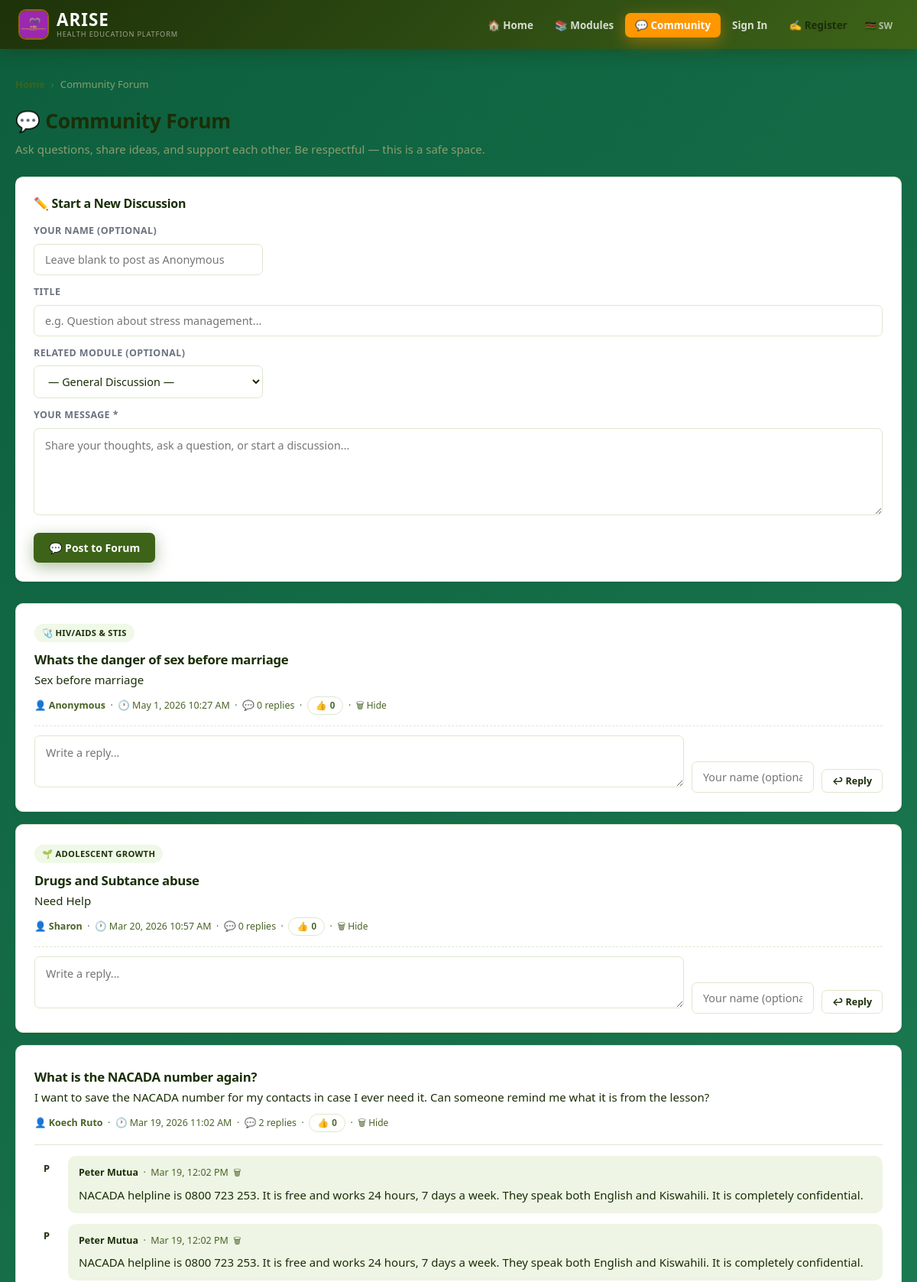
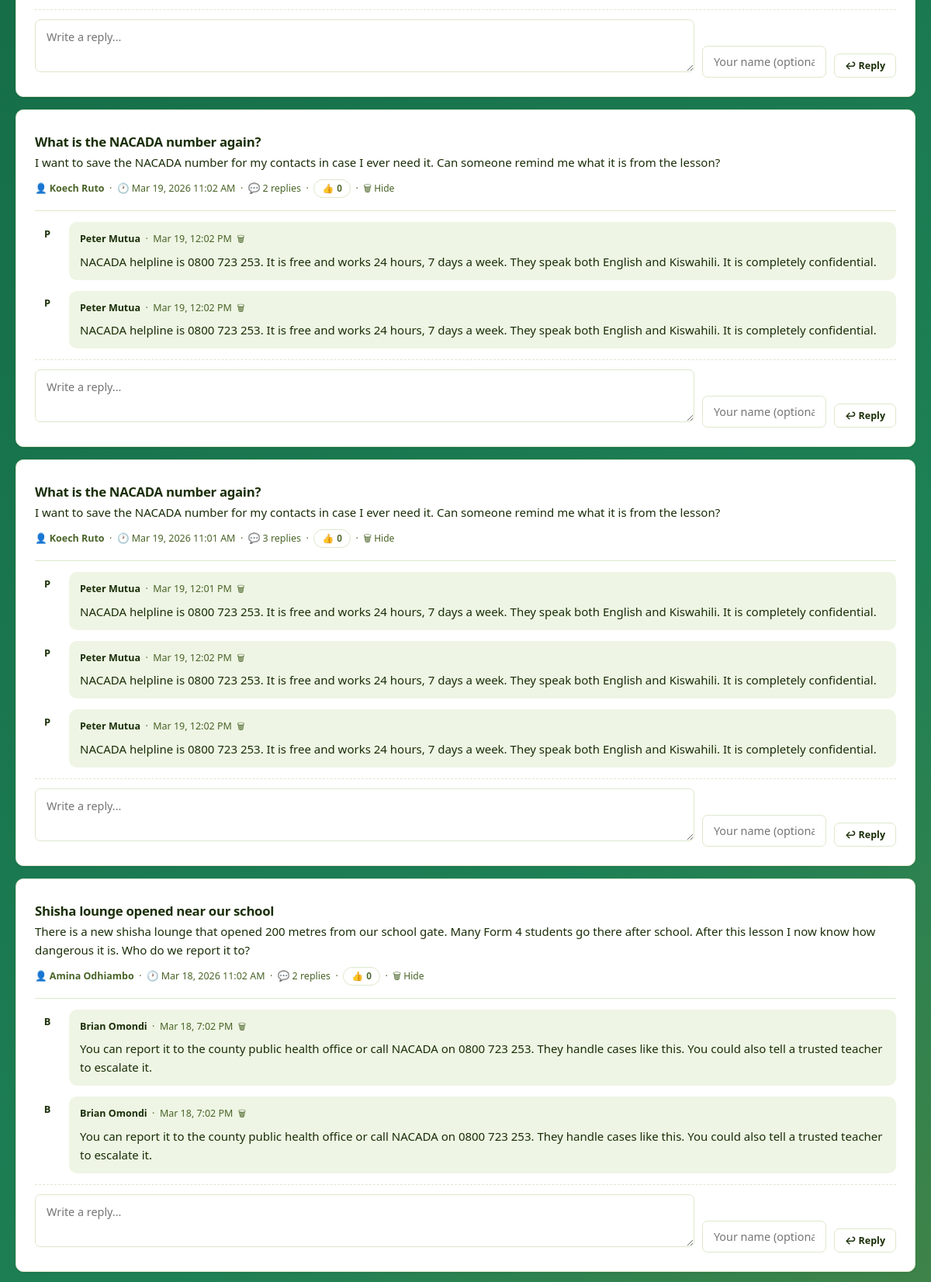
Page /?p=forum (signed in, upper part) on the committed database (2 pictures, top to bottom).
### tables this page shows
CREATE TABLE forum_posts (
    id INTEGER PRIMARY KEY AUTOINCREMENT,
    parent_id INTEGER DEFAULT NULL,
    student_id INTEGER,
    student_name TEXT NOT NULL,
    module_id INTEGER,
    title TEXT,
    body TEXT NOT NULL,
    is_pinned INTEGER DEFAULT 0,
    is_hidden INTEGER DEFAULT 0,
    created_at DATETIME DEFAULT CURRENT_TIMESTAMP
);

### includes/config.php (called while the page is built, shortened)
<?php
function db(): SQLite3 {
    static $db = null;
    if ($db === null) {
        $db = new SQLite3(DB_PATH);
        $db->enableExceptions(true);
        $db->exec('PRAGMA journal_mode=WAL');
        $db->exec('PRAGMA foreign_keys=ON');
    }
    return $db;
}
function getSessionHash(): string {
    $h = $_SESSION['arise_hash'];
    return $h;
}
function e(string $str): string {
    return htmlspecialchars($str, ENT_QUOTES, 'UTF-8');
}
function getStudentBySession(): ?array {
    $hash = getSessionHash();
    $stmt = db()->prepare('SELECT * FROM students WHERE session_hash = :hash AND is_active = 1');
    $stmt->bindValue(':hash', $hash);
    $row = $stmt->execute()->fetchArray(SQLITE3_ASSOC);
    $sid = (int)($_SESSION['arise_student_id'] ?? 0);
    if ($sid <= 0) $sid = (int)($_COOKIE['arise_uid'] ?? 0);
    return null;
}

### public/pages/forum.php (the view, shortened to what this page needs)
<?php
$student = getStudentBySession();
?>
<div class="container">
    <div class="breadcrumb">
        <a href="/arise/">Home</a> <span class="sep">›</span>
        <span>Community Forum</span>
    </div>
    <h1 class="page-title">💬 Community Forum</h1>
    <p class="text-muted" style="margin-top:-16px;margin-bottom:24px;">
        Ask questions, share ideas, and support each other. Be respectful — this is a safe space.
    </p>
    <div class="dp-card" style="border-left:4px solid var(--primary);margin-bottom:28px;">
        <h2 class="section-title">✏️ Start a New Discussion</h2>
        <form method="POST">
            <?php if (!$student): ?>
            <div style="margin-bottom:12px;">
                <label style="display:block;font-size:.78rem;font-weight:700;color:#6b7280;margin-bottom:6px;text-transform:uppercase;">Your Name (optional)</label>
                <input type="text" name="anon_name" placeholder="Leave blank to post as Anonymous" style="max-width:300px;">
            </div>
            <?php endif; ?>
            <div style="margin-bottom:12px;">
                <label style="display:block;font-size:.78rem;font-weight:700;color:#6b7280;margin-bottom:6px;text-transform:uppercase;">Title</label>
                <input type="text" name="post_title" placeholder="e.g. Question about stress management..." required>
            </div>
            <div style="margin-bottom:12px;">
                <label style="display:block;font-size:.78rem;font-weight:700;color:#6b7280;margin-bottom:6px;text-transform:uppercase;">Related Module (optional)</label>
                <select name="module_id" style="max-width:300px;">
                    <option value="">— General Discussion —</option>
                </select>
            </div>
            <div style="margin-bottom:16px;">
                <label style="display:block;font-size:.78rem;font-weight:700;color:#6b7280;margin-bottom:6px;text-transform:uppercase;">Your Message *</label>
                <textarea name="post_body" rows="4" placeholder="Share your thoughts, ask a question, or start a discussion..." required></textarea>
            </div>
            <button type="submit" class="btn btn-primary">💬 Post to Forum</button>
        </form>
    </div>
    <?php
    $threads = db()->query("SELECT fp.*,m.title AS module_title,m.icon AS module_icon,
        (SELECT COUNT(*) FROM forum_posts r WHERE r.parent_id=fp.id AND r.is_hidden=0) AS reply_count
        FROM forum_posts fp
        LEFT JOIN modules m ON fp.module_id=m.id
        WHERE fp.parent_id IS NULL AND fp.is_hidden=0
        ORDER BY fp.is_pinned DESC, fp.created_at DESC
        LIMIT 50");
    $threadList = [];
    while ($t = $threads->fetchArray(SQLITE3_ASSOC)) $threadList[] = $t;
    ?>
    <?php foreach($threadList as $thread):
        $replies = db()->query("SELECT * FROM forum_posts WHERE parent_id={$thread['id']} AND is_hidden=0 ORDER BY created_at ASC");
        $replyList = [];
        while ($r = $replies->fetchArray(SQLITE3_ASSOC)) $replyList[] = $r;
        $threadId = $thread['id'];
    ?>
    <div class="dp-card" style="margin-bottom:16px;<?= $thread['is_pinned']?'border-left:4px solid var(--accent);':'' ?>">
        <div style="display:flex;justify-content:space-between;align-items:flex-start;gap:10px;flex-wrap:wrap;">
            <div style="flex:1;">
                <?php if($thread['module_title']): ?>
                    <span class="badge badge-green" style="margin-bottom:6px;"><?= $thread['module_icon'] ?> <?= e($thread['module_title']) ?></span>
                <?php endif; ?>
                <h3 style="font-size:1.05rem;font-weight:700;margin:6px 0 4px;"><?= e($thread['title']?:'Discussion') ?></h3>
                <p style="margin:0 0 10px;line-height:1.6;"><?= nl2br(e($thread['body'])) ?></p>
                <div style="font-size:.78rem;color:var(--mid);">
                    👤 <strong><?= e($thread['student_name']) ?></strong>
                    &nbsp;·&nbsp; 🕐 <?= date('M j, Y g:i A', strtotime($thread['created_at'])) ?>
                    &nbsp;·&nbsp; 💬 <?= $thread['reply_count'] ?> repl<?= $thread['reply_count']!=1?'ies':'y' ?>
                    &nbsp;·&nbsp;
                    <?php
                    $upvotes = (int)db()->querySingle("SELECT COUNT(*) FROM forum_upvotes WHERE post_id=$threadId");
                    $myVote = db()->querySingle("SELECT id FROM forum_upvotes WHERE post_id=$threadId AND session_hash='".SQLite3::escapeString(getSessionHash())."'");
                    ?>
                    <button class="upvote-btn <?= $myVote?'voted':'' ?>" onclick="upvotePost(<?= $threadId ?>,this)" data-id="<?= $threadId ?>">
                      👍 <span class="uv-count"><?= $upvotes ?></span>
                    </button>
                    <?php if(isset($_SESSION['arise_admin_id'])): ?>
                        &nbsp;·&nbsp; <a href="/arise/?p=forum&hide=<?= $threadId ?>" style="color:var(--danger);font-size:.75rem;" onclick="return confirm('Hide this post?')">🗑 Hide</a>
                    <?php endif; ?>
                </div>
            </div>
        </div>
        <?php if (count($replyList) > 0): ?>
        <div style="margin-top:16px;padding-top:14px;border-top:1px solid var(--border);">
            <?php foreach($replyList as $reply): ?>
            <div style="display:flex;gap:12px;margin-bottom:14px;">
                <div style="width:32px;height:32px;background:var(--primary-light);border-radius:50%;display:flex;align-items:center;justify-content:center;font-size:.8rem;font-weight:700;color:var(--primary-dark);flex-shrink:0;">
                    <?= strtoupper(substr($reply['student_name'],0,1)) ?>
                </div>
                <div style="flex:1;background:var(--light);border-radius:10px;padding:12px 14px;">
                    <div style="font-size:.78rem;color:var(--mid);margin-bottom:6px;">
                        <strong style="color:var(--dark);"><?= e($reply['student_name']) ?></strong>
                        &nbsp;·&nbsp; <?= date('M j, g:i A', strtotime($reply['created_at'])) ?>
                        <?php if(isset($_SESSION['arise_admin_id'])): ?>
                            &nbsp;<a href="/arise/?p=forum&hide=<?= $reply['id'] ?>" style="color:var(--danger);font-size:.72rem;" onclick="return confirm('Hide?')">🗑</a>
                        <?php endif; ?>
                    </div>
                    <p style="margin:0;line-height:1.6;"><?= nl2br(e($reply['body'])) ?></p>
                </div>
            </div>
            <?php endforeach; ?>
        </div>
        <?php endif; ?>
        <div style="margin-top:14px;padding-top:12px;border-top:1px dashed var(--border);">
            <form method="POST" style="display:flex;gap:10px;align-items:flex-end;flex-wrap:wrap;">
                <div style="flex:1;min-width:200px;">
                    <textarea name="post_body" rows="2" placeholder="Write a reply..." required style="margin-bottom:0;"></textarea>
                </div>
                <?php if (!$student): ?>
                <input type="text" name="anon_name" placeholder="Your name (optional)" style="width:160px;">
                <?php endif; ?>
                <button type="submit" class="btn btn-secondary btn-sm">↩ Reply</button>
            </form>
        </div>
    </div>
    <?php endforeach; ?>
</div>

### public/css/style.css (style rules this page uses)
:root { --green: #3D6318; --green-dark: #2D4A12; --green-deeper:#1E3209; --green-mid: #4F7E20; --green-light: #D4EDAA; --green-pale: #F0F8E8; --orange: #FF9700; --orange-dark: #E07800; --orange-deeper:#B86200; --orange-light: #FFE4A3; --orange-pale: #FFF7E6; --blue: #1D4ED8; --blue-light: #DBEAFE; --blue-pale: #EFF6FF; --purple: #7C3AED; --purple-light:#EDE9FE; --purple-pale: #F5F3FF; --ok: #3D6318; --ok-l: #D4EDAA; --err: #DC2626; --err-l: #FEE2E2; --warn: #FF9700; --warn-l: #FFE4A3; --info: #1D4ED8; --info-l: #DBEAFE; --dark: #1A2E08; --dark-2: #2D4A12; --mid: #4A6428; --muted: #8A9E70; --border: #DDE8CC; --bg: #F7FAF2; --white: #FFFFFF; --light: #EEF5E4; --shadow: 0 1px 3px rgba(0,0,0,.07), 0 1px 2px rgba(0,0,0,.05); --shadow-md: 0 4px 16px rgba(61,99,24,.14), 0 2px 8px rgba(0,0,0,.06); --shadow-lg: 0 10px 40px rgba(61,99,24,.18), 0 4px 12px rgba(0,0,0,.08); --shadow-g: 0 6px 20px rgba(61,99,24,.4); --shadow-o: 0 6px 20px rgba(255,151,0,.4); --r: 10px; --r-sm: 7px; --r-lg: 18px; --r-full: 9999px; --t: all .18s cubic-bezier(.4,0,.2,1); }
*,*::before,*::after { margin:0;padding:0;box-sizing:border-box; }
html { scroll-behavior:smooth; }
body { font-family:'Segoe UI',system-ui,-apple-system,sans-serif;background:linear-gradient(135deg,#0D5E3D 0%,#1E8055 35%,#FF9700 100%);background-attachment:fixed;color:var(--dark);font-size:15px;line-height:1.65;-webkit-font-smoothing:antialiased;min-height:100vh;overflow-y:scroll; }
h1,h2,h3,h4,h5 { font-family:'Segoe UI',system-ui,-apple-system,sans-serif;font-weight:700;letter-spacing:-.3px;line-height:1.25; }
a { color:var(--green);text-decoration:none;transition:var(--t); }
.container { max-width:1200px;margin:0 auto;padding:36px 20px; }
.page-title { font-size:1.65rem;font-weight:800;margin-bottom:24px;color:var(--dark); }
.section-title { font-size:1rem;font-weight:700;margin-bottom:16px;color:var(--dark); }
.dp-card { background:#fff;border-radius:var(--r);padding:24px;box-shadow:var(--shadow);border:1px solid var(--border);margin-bottom:20px;transition:box-shadow .2s; }
.btn { display:inline-flex;align-items:center;justify-content:center;gap:6px;padding:10px 20px;border-radius:var(--r-sm);font-family:inherit;font-weight:700;font-size:.875rem;border:none;cursor:pointer;transition:var(--t);white-space:nowrap; }
.btn-primary { background:var(--green);color:#fff;box-shadow:var(--shadow-g); }
.btn-secondary { background:#fff;color:var(--dark);border:1.5px solid var(--border); }
.btn-sm { padding:6px 13px;font-size:.78rem; }
input[type=text],input[type=number],input[type=email],input[type=password],input[type=file],select,textarea { width:100%;padding:10px 14px;border:1.5px solid var(--border);border-radius:var(--r-sm);font-size:.9rem;font-family:inherit;background:#fff;color:var(--dark);transition:var(--t); }
textarea { resize:vertical;line-height:1.6; }
label { display:block;font-size:.75rem;font-weight:700;color:var(--muted);margin-bottom:5px;text-transform:uppercase;letter-spacing:.4px; }
.badge { display:inline-block;padding:3px 10px;border-radius:var(--r-full);font-size:.7rem;font-weight:700;text-transform:uppercase;letter-spacing:.3px; }
.badge-green { background:var(--green-pale); color:var(--green-deeper); }
.breadcrumb { display:flex;align-items:center;gap:8px;font-size:.82rem;color:var(--muted);margin-bottom:20px;flex-wrap:wrap; }
.breadcrumb a { color:var(--green);font-weight:600; }
.breadcrumb .sep { opacity:.4; }
.text-muted { color:var(--muted); }
.dp-card,.module-card,.feature-card { animation:fadeUp .15s ease both; }
.upvote-btn { background:none;border:1.5px solid var(--border);border-radius:20px;padding:4px 10px;font-size:.75rem;font-weight:700;cursor:pointer;color:var(--mid);transition:.15s;display:inline-flex;align-items:center;gap:4px; }

### rows in the picture
forum_posts: student_name "P", student_name "Peter Mutua", created_at "Mar 19, 12:02 PM", body "NACADA helpline is 0800 723 253. It is free and works 24 hours, 7 days a week. They speak both English and Kiswahili. It is completely confidential."
forum_posts: student_name "P", student_name "Peter Mutua", created_at "Mar 19, 12:02 PM", body "NACADA helpline is 0800 723 253. It is free and works 24 hours, 7 days a week. They speak both English and Kiswahili. It is completely confidential."
forum_posts: student_name "P", student_name "Peter Mutua", created_at "Mar 19, 12:02 PM", body "NACADA helpline is 0800 723 253. It is free and works 24 hours, 7 days a week. They speak both English and Kiswahili. It is completely confidential."
forum_posts: student_name "P", student_name "Peter Mutua", created_at "Mar 19, 12:02 PM", body "NACADA helpline is 0800 723 253. It is free and works 24 hours, 7 days a week. They speak both English and Kiswahili. It is completely confidential."
forum_posts: student_name "P", student_name "Peter Mutua", created_at "Mar 19, 12:01 PM", body "NACADA helpline is 0800 723 253. It is free and works 24 hours, 7 days a week. They speak both English and Kiswahili. It is completely confidential."
forum_posts: student_name "P", student_name "Peter Mutua", created_at "Mar 19, 12:02 PM", body "NACADA helpline is 0800 723 253. It is free and works 24 hours, 7 days a week. They speak both English and Kiswahili. It is completely confidential."
forum_posts: student_name "P", student_name "Peter Mutua", created_at "Mar 19, 12:02 PM", body "NACADA helpline is 0800 723 253. It is free and works 24 hours, 7 days a week. They speak both English and Kiswahili. It is completely confidential."
forum_posts: student_name "B", student_name "Brian Omondi", created_at "Mar 18, 7:02 PM", body "You can report it to the county public health office or call NACADA on 0800 723 253. They handle cases like this. You could also tell a trusted teacher to escalate it."
forum_posts: student_name "B", student_name "Brian Omondi", created_at "Mar 18, 7:02 PM", body "You can report it to the county public health office or call NACADA on 0800 723 253. They handle cases like this. You could also tell a trusted teacher to escalate it."

### other values in the picture
t('home') "Home"
t('modules') "Modules"
t('sign_in') "Sign In"
t('register') "Register"
$thread['module_icon'] "🩺"
$thread['module_title'] "HIV/AIDS & STIS"
$thread['title']?:'Discussion' "Whats the danger of sex before marriage"
$thread['body'] "Sex before marriage"
$thread['student_name'] "Anonymous"
date('M j, Y g:i A', strtotime($thread['created_at'])) "May 1, 2026 10:27 AM"
$thread['reply_count'] "0"
$upvotes "0"
$thread['module_icon'] "🌱"
$thread['module_title'] "ADOLESCENT GROWTH"
$thread['title']?:'Discussion' "Drugs and Subtance abuse"
